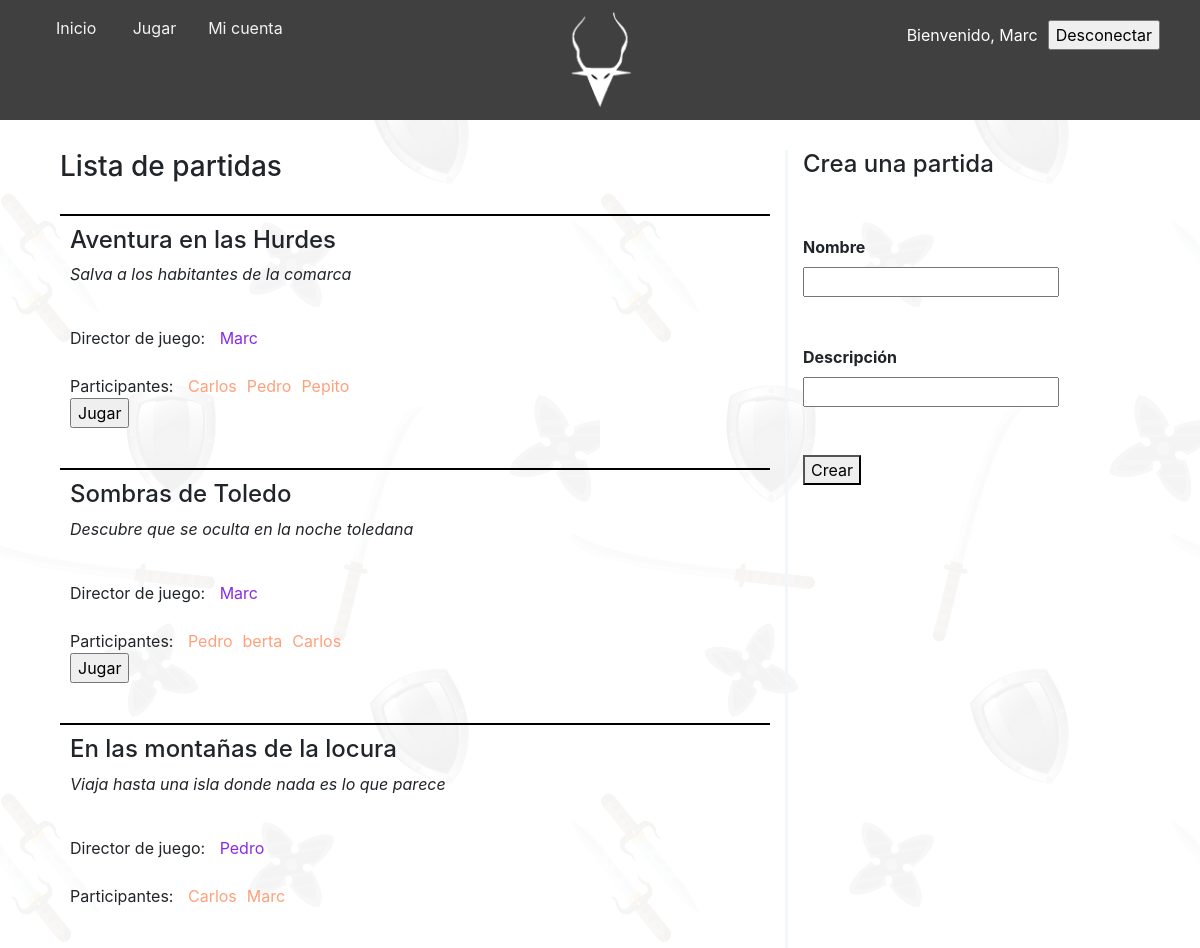
/jugar.php (signed in), run on the app's committed database.
### tables this page shows
CREATE TABLE `game` (
  `id_game` int(11) NOT NULL,
  `nameg` varchar(100) NOT NULL,
  `about` varchar(1000) NOT NULL
);

CREATE TABLE `user_game` (
  `id_user_game` int(11) NOT NULL,
  `id_user` int(11) NOT NULL,
  `id_game` int(11) NOT NULL,
  `director` tinyint(4) NOT NULL
);

CREATE TABLE `user` (
  `id_user` int(11) NOT NULL,
  `nick` varchar(20) NOT NULL,
  `pass` varchar(20) NOT NULL,
  `about` varchar(500) NOT NULL
);

### clases/DB.php (called while the page is built, shortened)
<?php
    require_once('User.php');
    require_once('Game.php');
    require_once('UserGame.php');
    class DB {
        private static function getConnection() {
            $conexion = null;
            try {
                $conexion = new PDO('mysql:host=' . DB_HOST . ';dbname=' . DB_NAME, DB_USER, DB_PASSWORD);
                $conexion->setAttribute(PDO::ATTR_ERRMODE, PDO::ERRMODE_EXCEPTION);
            } catch (PDOException $e) {
                echo 'ERROR - No se ha podido conectar con la BD: ' . $e->getMessage();
            }
            return $conexion;
        }
        public static function getUser($nick) {
            $conexion = self::getConnection();
            try {
                $sql = $conexion->prepare("SELECT * FROM user WHERE nick = ?");
                if ($sql->execute(array($nick))) {
                    while ($row = $sql->fetch()) {
                        $user = new User($row);
                    }
                }
                return $user;
            } catch (PDOException $e) {
                echo "ERROR: " . $e->getMessage();
            }
        }
        public static function getUserId($id_user) {
            $conexion = self::getConnection();
            try {
                $sql = $conexion->prepare("SELECT * FROM user WHERE id_user = ?");
                if ($sql->execute(array($id_user))) {
                    while ($row = $sql->fetch()) {
                        $user = new User($row);
                    }
                }
                return $user;
            } catch (PDOException $e) {
                echo "ERROR: " . $e->getMessage();
            }
        }
        public static function getGames() {
            $conexion = self::getConnection();
            try {
                $sql = $conexion->prepare("SELECT * FROM game");
                if ($sql->execute(array())) {
                    while ($row = $sql->fetch()) {
                        $games[] = new Game($row);
                    }
                }
                return $games;
            } catch (PDOException $e) {
                echo "ERROR: " . $e->getMessage();
            }
        }
        public static function getUsersGame($id_game) {
            $conexion = self::getConnection();
            try {
                $sql = $conexion->prepare("SELECT * FROM user_game WHERE id_game = ?");
                if ($sql->execute(array($id_game))) {
                    while ($row = $sql->fetch()) {
                        $userGame[] = new UserGame($row);
                    }
                }
                return $userGame;
            } catch (PDOException $e) {
                echo "ERROR: " . $e->getMessage();
            }
        }
    }
?>

### clases/Game.php (called while the page is built)
<?php
class Game {
    protected $id_game;
    protected $nameg;
    protected $about;
    public function __construct($row) {
        $this->id_game = $row['id_game'];
        $this->nameg = $row['nameg'];
        $this->about = $row['about'];
    }
    public function getId_game() { return $this->id_game; }
    public function getNameg() { return $this->nameg; }
    public function getAbout() { return $this->about; }
}
?>

### clases/UserGame.php (called while the page is built, shortened)
<?php
class UserGame {
    protected $id_game;
    protected $id_user;
    protected $director;
    public function __construct($row) {
        $this->id_game = $row['id_game'];
        $this->id_user = $row['id_user'];
        $this->director = $row['director'];
    }
    public function getId_game() { return $this->id_game; }
    public function getId_user() { return $this->id_user; }
    public function getDirector() { return $this->director; }
}
?>

### clases/User.php (called while the page is built, shortened)
<?php
class User {
    protected $id_user;
    protected $nick;
    public function __construct($row) {
        $this->id_user = $row['id_user'];
        $this->nick = $row['nick'];
    }
    public function getId_user() { return $this->id_user; }
    public function getNick() { return $this->nick; }
}
?>

### jugar.php (the view, shortened to what this page needs)
<!DOCTYPE html>
    <head>
        <link rel="stylesheet" href="https://maxcdn.bootstrapcdn.com/bootstrap/4.0.0/css/bootstrap.min.css">
        <link rel="stylesheet" href="css/style.css">
    </head>
    <body>
        <?php
            require_once 'clases/DB.php';
            $partidas = DB::getGames();
        ?>
        <nav class="menu">
            <ul>
                <li><a href="index.php">Inicio</a></li>
                <?php
                    if (isset($_SESSION['id'])) {
                        echo "<li><a href='jugar.php'>Jugar</a></li>";
                    }
                    if (isset($_SESSION['id'])) {
                        echo "<li><a href='cuenta.php'>Mi cuenta</a></li>";
                    }
                ?>
                <li><img src="media/logo.png" alt="Logo Aquelarre" id="logo"></li>
                <div class="right">
                    <form method="post">
                        <?php
                            if ($showLogin) {
                                echo "<li><input type='text' name='user' placeholder='Usuario'></li>";
                                echo "<li><input type='text' name='password' placeholder='Contraseña'></li>";
                                echo "<li><input type='submit' name ='login' value='Acceso/Registro'></li>";
                            }
                            else {
                                echo "<li><p style='color:white;padding-right:10px;'>Bienvenido, ".$_SESSION['id']."</p></li>";
                                echo "<li><input type='submit' name='logout' value='Desconectar'></li>";
                            }
                        ?>
                    </form>
                </div>
            </ul>
        </nav>
        <div class="main">
            <div class="row">
                <div class="col-sm-8">
                    <h3>Lista de partidas</h3>
                    <?php
                        foreach ($partidas as $part) {
                            $userGame = DB::getUsersGame($part->getId_game());
                            $yaunido = false;
                            $countPlayers = 0;
                            echo '<div class="gamebox"><h4>'.$part->getNameg().'</h4><p class="about">'.$part->getAbout().'</p><br>
                                 Director de juego: ';
                            foreach ($userGame as $user) {
                                if ($user->getDirector() == 1) {
                                    $countPlayers++;
                                    $usuario = DB::getUserId($user->getId_user());
                                    echo '<div class="director">'.$usuario->getNick().'<span class="director-desc">'.$usuario->getAbout().'</span></div>';
                                }
                            }
                            echo '<br><br>';
                            echo '<div>Participantes: ';
                            foreach ($userGame as $user) {
                                if ($user->getDirector() == 0) {
                                    $countPlayers++;
                                    $usuario = DB::getUserId($user->getId_user());
                                    echo '<div class="jugador">'.$usuario->getNick().' '.'<span class="jugador-desc">'.$usuario->getAbout().'</span></div>';
                                }
                            }
                            $userLogged = DB::getUser($_SESSION['id']);
                            foreach ($userGame as $user) {
                                if($user->getId_user() == $userLogged->getId_user() && ($user->getId_game() == $part->getId_game())) {
                                    $yaunido = true;
                                }
                            }
                            if (($countPlayers < 4) && (!$yaunido)) {
                                echo '<form method = "POST">
                                    <input type="hidden" name="idpartida" value="'.$part->getId_game().'"></input>
                                    <input type="submit" name="unirse" value="Unirse" id="boton-unir"></input>
                                    </form>';
                            }
                            else if (($countPlayers == 4) && ($yaunido)) {
                                echo '<form method = "POST">
                                    <input type="hidden" name="idpartida" value="'.$part->getId_game().'"></input>
                                    <input type="submit" name="jugar" value="Jugar" id="boton-jugar"></input>
                                    </form>';
                            }
                            echo '</div>';
                            echo '</div>';
                        }
                    ?>
                </div>
                <div class="col-sm-4" id="crea-partida">
                        <h4>Crea una partida</h4>
                        <br><br>
                        <form method="POST">
                            <label for="nombre"><b>Nombre</b></label>
                            <input type="text" name="nombre" id="nombre-partida" required>
                            <br><br>
                            <label for="desc"><b>Descripción</b></label>
                            <input type="text" name="desc" id="desc-partida" required>
                            <br><br>
                            <button type="submit" name="crea-partida">Crear</button>
                        </form>
                </div>
            </div>
        </div>
    </body>
</html>

### css/style.css (style rules this page uses)
body { margin: 0px; background-image: url("../media/background.png"); background-size: 50%; opacity: 1; }
.menu { overflow: hidden; background-color: #404040; position: absolute; top: 0; width: 100%; height: 120px; }
.menu li { display: inline-block; }
.menu a { float: left; display: block; color: #f2f2f2; text-align: center; padding: 16px 16px; text-decoration: none; }
#logo { float: none; position: absolute; top: 50%; left: 50%; transform: translate(-50%, -50%); max-height: 100px; }
.right { float: right; padding-right: 40px; padding-top: 20px; }
.main { margin-top: 150px; margin-left: 5%; margin-right: 5%; }
#crea-partida { border-left: 3px solid #F2F7F9; }
.gamebox { margin-top: 30px; padding: 10px; margin-bottom: 30px; border-top: 2px solid black; }
.about { font-style: italic; }
.director { color: blueviolet; position: relative; display: inline-block; padding-left: 10px; }
input, label { display:block; }
.jugador { color: lightsalmon; position: relative; display: inline-block; padding-left: 10px; }

### data on the page
game: nameg "Aventura en las Hurdes", about "Salva a los habitantes de la comarca"
user_game: id_user.nick "Marc"
user_game: id_user.nick "Carlos"
user_game: id_user.nick "Pedro"
user_game: id_user.nick "Pepito"
game: nameg "Sombras de Toledo", about "Descubre que se oculta en la noche toledana"
user_game: id_user.nick "Marc"
user_game: id_user.nick "Pedro"
user_game: id_user.nick "berta"
user_game: id_user.nick "Carlos"
game: nameg "En las montañas de la locura", about "Viaja hasta una isla donde nada es lo que parece"
user_game: id_user.nick "Pedro"
user_game: id_user.nick "Carlos"
user_game: id_user.nick "Marc"

### other printed values
$_SESSION['id'] "Marc"
